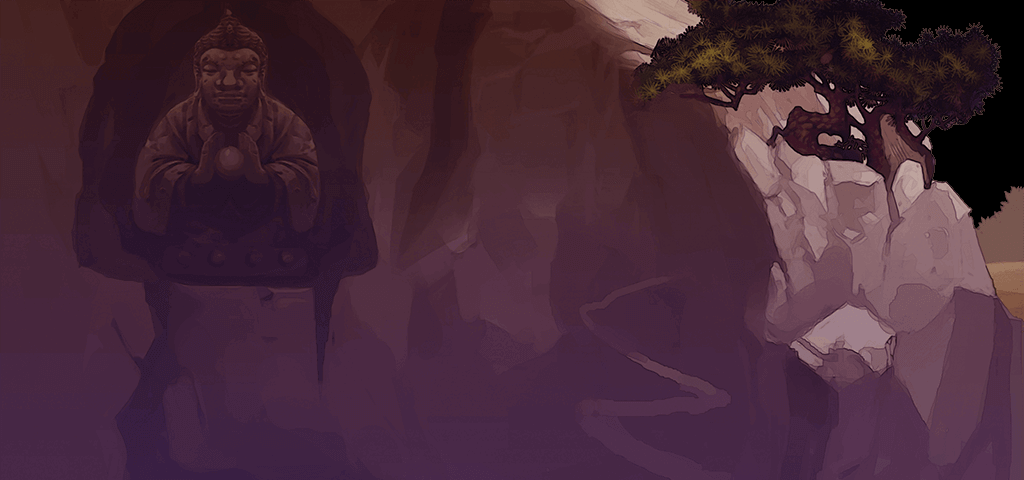

The image is a tile-based game level rendered from a .tmx file. Its description and source (layers, tilesets, objects; grid data summarised) follow:
An orthogonal 32x15 tile map with 32x32 px tiles, 1 tile layer (mid1).

<map version="1.0" orientation="orthogonal" renderorder="right-down" width="32" height="15" tilewidth="32" tileheight="32">
 <tileset firstgid="1" name="gusongzhen_mid4" tilewidth="32" tileheight="32">
  <image source="gusongzhen/gusongzhen_mid4.png" width="1024" height="500" />
 </tileset>
 <layer name="mid1" width="32" height="15">
  <data>[480 cells, 480 non-empty, 480 distinct tile ids]</data>
 </layer>
</map>
